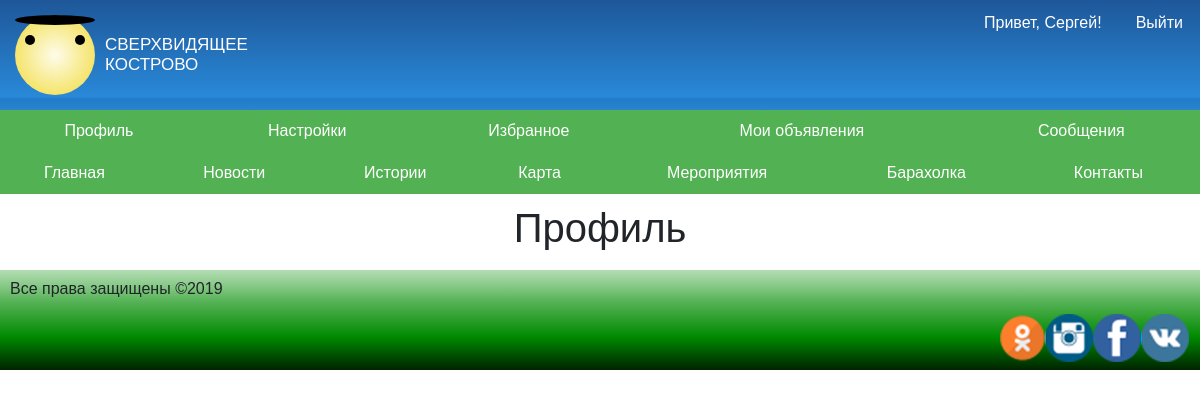
The page /?page=profile (signed in) on the database as committed earlier.
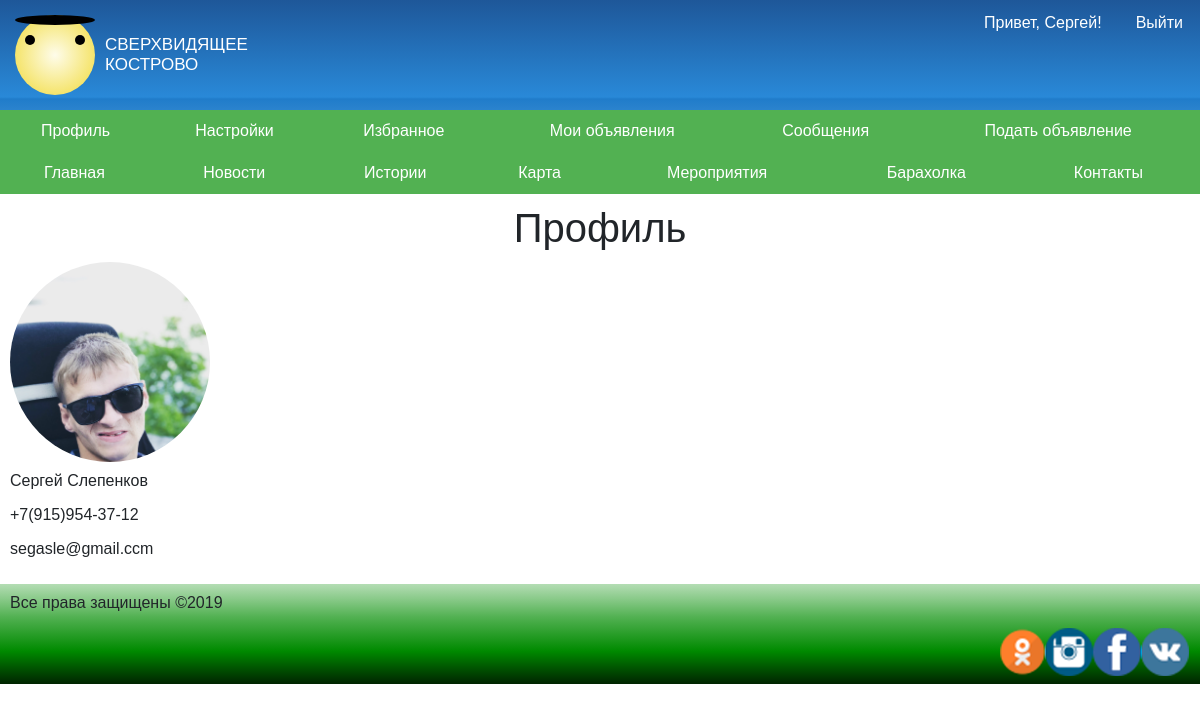
The same page on the database as committed later.
### tables this page shows
CREATE TABLE `users_menu` (
  `id` int(11) NOT NULL,
  `url` varchar(255) NOT NULL DEFAULT '?page=',
  `title` text NOT NULL,
  `parent` tinyint(4) NOT NULL DEFAULT '0'
);

CREATE TABLE `menu` (
  `id` int(11) NOT NULL,
  `url` varchar(255) NOT NULL DEFAULT '?page=',
  `title` text NOT NULL,
  `parent` int(11) NOT NULL DEFAULT '0'
);

CREATE TABLE `social_network` (
  `id` int(11) NOT NULL,
  `url` text NOT NULL,
  `class` varchar(255) NOT NULL
);

### index.php (called while the page is built, shortened)
<?php
require 'functions/bd.php';
require 'functions/function.php';
connections();

### functions/function.php (the view, shortened to what this page needs)
<?php
function connections()
{
    $file = '';
    if (empty($_GET['page'])) {
        $file = 'main';
    } else {
        $file = $_GET['page'];
    }
    include 'tempate/header.php';
    if (file_exists('imip/' . $file . '.php')) {
        include 'imip/' . $file . '.php';
    } else {
        include 'users/' . $file . '.php';
    }
    include 'tempate/footer.php';
}
function do_query($query)
{
    global $mysqli;
    $result = mysqli_query($mysqli, $query);
    return $result;
}
function get_menu()
{
    $sql = do_query('SELECT * FROM `menu` WHERE `parent` = "0" ORDER BY menu.id');
    $output = "<ul>";
    foreach ($sql as $r) {
        $output .= "<li><a href='" . $r['url'] . "'>" . $r['title'] . "</a></li>";
    }
    $output .= "</ul>";
    echo $output;
    return;
}
function get_users_menu()
{
    $sql = do_query('SELECT * FROM `users_menu` WHERE `parent` = "0" ORDER BY users_menu.id');
    $output = "<ul>";
    foreach ($sql as $r) {
        $output .= "<li><a href='" . $r['url'] . "'>" . $r['title'] . "</a></li>";
    }
    $output .= "</ul>";
    echo $output;
    return;
}
function get_soclal()
{
    $out = '<div class="block_img">';
    $sql = do_query('SELECT * FROM `social_network`');
    foreach ($sql as $item) {
        $out .= '<a href="' . $item['url'] . '" class="' . $item['class'] . ' img_icons"></a>';
    }
    $out .= '</div>';
    echo $out;
    return;
}
function auto_users()
{
    if (isset($_SESSION['id'])) {
        echo '<button class="btn btn-primary modal-open float-left">Привет, ' . $_SESSION['name'] . '!</button><form method="post" class="float-left"><button type="submit" class="btn btn-primary modal-open" name="input">Выйти</button></form>';
    } else {
        echo ' <button type="button" class="btn btn-primary modal-open" data-toggle="modal"
                                    data-target="#exampleModal">
                                <span class="fa fa-user-circle-o fa-1x">Авторизоваться</span>
                            </button>';
    }
    return;
}

### tempate/header.php (shortened to what this page needs)
<!doctype html>
<html lang="ru">
<head>
    <link rel="stylesheet" href="https://stackpath.bootstrapcdn.com/bootstrap/4.2.1/css/bootstrap.min.css"
>
    <link rel="stylesheet" href="css/style.css?t=<?php echo(microtime(true) . rand()); ?>">
    <link rel="stylesheet" href="font-icons/css/font-awesome.css">
</head>
<body>
<div class="container-fluid">
    <header>
        <div class="header">
            <div class="row">
                <div class="col-12">
                    <div class="logo">
                        <div class="sun move">
                            <div class="roth"></div>
                        </div>
                        <div class="slang"><p>сверхвидящее</p>
                            <p>кострово</p></div>
                    </div>
                    <div class="row">
                        <div class="col-12 no-col">
                            <div class="float-right">
                                <?php
                                auto_users();
                                ?>
                            </div>
                        </div>
                        <div class="col-12 menu-header">
                            <div class="menu">
                                <?php
                                if (isset($_SESSION['id'])) {
                                    echo '<div class="nav">';
                                    echo '<nav class=\'float-left\'>';
                                    get_users_menu();
                                    echo '</nav>';
                                    echo '<nav class=\'float-left\'>';
                                    get_menu();
                                    echo '</nav>';
                                    echo '</div>';
                                } else {
                                    echo '<nav class="nav-one">';
                                    get_menu();
                                    echo '</nav>';
                                }
                                ?>
                            </div>
                        </div>
                    </div>
                </div>
            </div>
        </div>
    </header>
    <div class="contain">

### users/profile.php (shortened to what this page needs)
<h1 class="text-center">Профиль</h1>
<?php
if (isset($_SESSION['id'])) {
    if (isset($_SESSION['photo'])) {
        if (!empty($_SESSION['photo'] or $_SESSION['phone'] or $_SESSION['surname'] or $_SESSION['name']or $_SESSION['email'])) {
            echo '<div class="author"><div class="author-img"><img src="update/' . $_SESSION['photo'] . '" alt="" class="author-photo"></div><div class="author-fio"><p>'.$_SESSION['name'].' '.$_SESSION['surname'].'</p></div><div class="author-phone">
<p>'.$_SESSION['phone'].'</p></div><div class="author-email"><p>'.$_SESSION['email'].'</p></div></div>';
        }
    }
}
?>

### tempate/footer.php (shortened to what this page needs)
</div>
<footer>
    <div class="footer">
        <p>Все права защищены &copy;<?php echo date('Y'); ?></p>
        <div class="block_icon">
                <?php get_soclal();?>
        </div>
    </div>
</footer>
</div>
</body>
</html>

Rows that differ between the two databases and show on the page:
added users_menu: title "Подать объявление"
Other text that changed with them:
$_SESSION['name']: (not shown) → "Сергей"
$_SESSION['surname']: (not shown) → "Слепенков"
$_SESSION['phone']: (not shown) → "+7(915)954-37-12"
$_SESSION['email']: (not shown) → "segasle@gmail.ccm"
